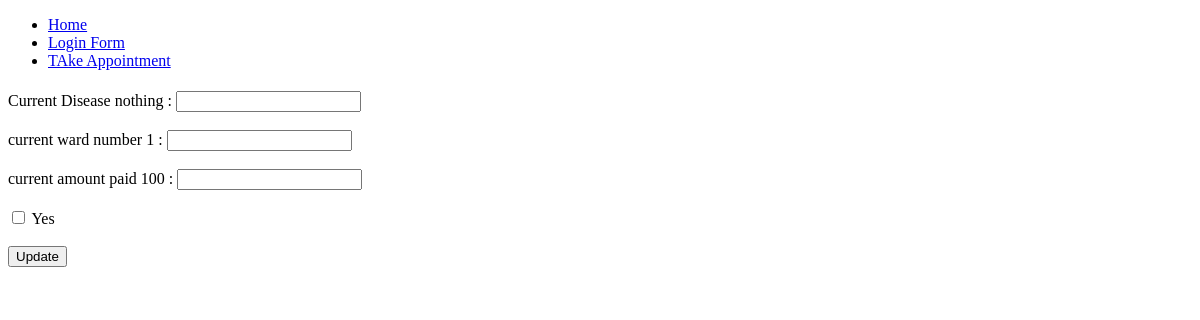
The app's page /update/?patient_id=8, older data.
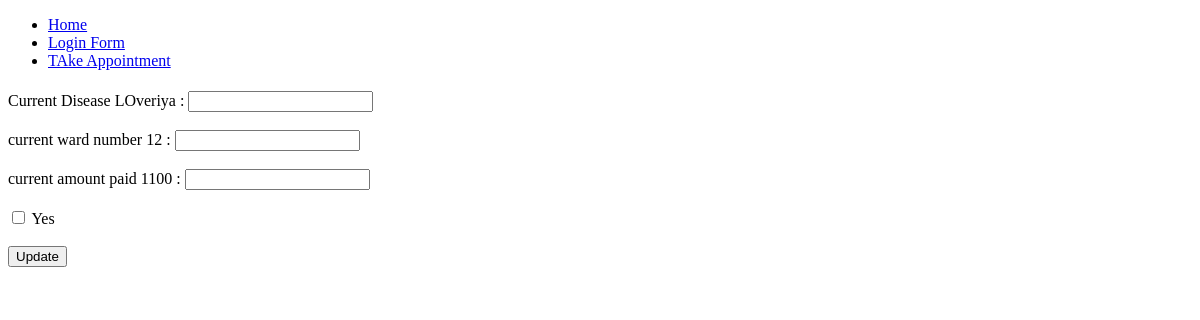
The same page, newer data.
### patient/models.py (models this page shows)
class Patient_detail(models.Model):
    patient_name=models.CharField(max_length=20)
    patient_age=models.IntegerField()
    disease=models.CharField(max_length=50)
    ward_number=models.IntegerField()
    payment_detail=models.IntegerField()
    phone_number=models.CharField(max_length=20)
    discharge = models.BooleanField(default= False)

### patient/views.py (the view, shortened to what this page needs)
# urls.py: path('update/',Update_info.as_view(),name='update_info'),
class Update_info(View):
    def get(self,request):
        patient_id = request.GET['patient_id']
        content = {
            'page_title':'Update details',
            'current_details':models.Patient_detail.objects.get(id = patient_id),
            'update_form':forms.Update_form()
        }
        return render(request,'update_info.html',content)

### patient/forms.py
class Update_form(Patient_detail_form):
    patient_name=forms.CharField(required=False)
    patient_age=forms.IntegerField(required=False)
    disease=forms.CharField(required=False)
    ward_number=forms.IntegerField(required=False)
    payment_detail=forms.IntegerField(required=False)
    phone_number=forms.CharField(required=False)
    discharge = forms.BooleanField(required = False)

### templates/update_info.html (shortened to what this page needs)
{% extends 'base.html' %}
{% block content %}
    <form action="/update/" method="post">
        <label for="">Current Disease {{current_details.disease}} : {{ update_form.disease }}</label><br><br>
        <label for="">current ward number {{current_details.ward_number}} : {{ update_form.ward_number }}</label><br><br>
        <label for="">current amount paid {{current_details.payment_detail}} : {{ update_form.payment_detail}}</label><br><br>
        <input type="checkbox" name="discharge" id="" value={{True}} > Yes <br><br>
        <button type="submit">Update</button><br><br>
    </form>
{% endblock %}

### templates/base.html (shortened to what this page needs)
<!DOCTYPE html>
<html lang="en">
<head>
</head>
<body>
    <ul>
        <li><a href="/">Home</a></li>
        {% if request.user.is_authenticated %}
        <li><a href="/add_patient">Add patient</a></li>
        <li><a href="/logout">LOG OUT</a></li>
        <li><a href="view_appointment">VIew</a></li>
        {% else %}
        <li><a href="/login">Login Form</a></li>
        <li><a href="/appointment">TAke Appointment</a></li>
        {% endif %}
    </ul>
    {% block content %}
    {% endblock %}
</body>
</html>

Row changes from the older to the newer data that the page shows:
changed Patient_detail: disease "nothing" → "LOveriya"; ward_number "1" → "12"; payment_detail "100" → "1100"
